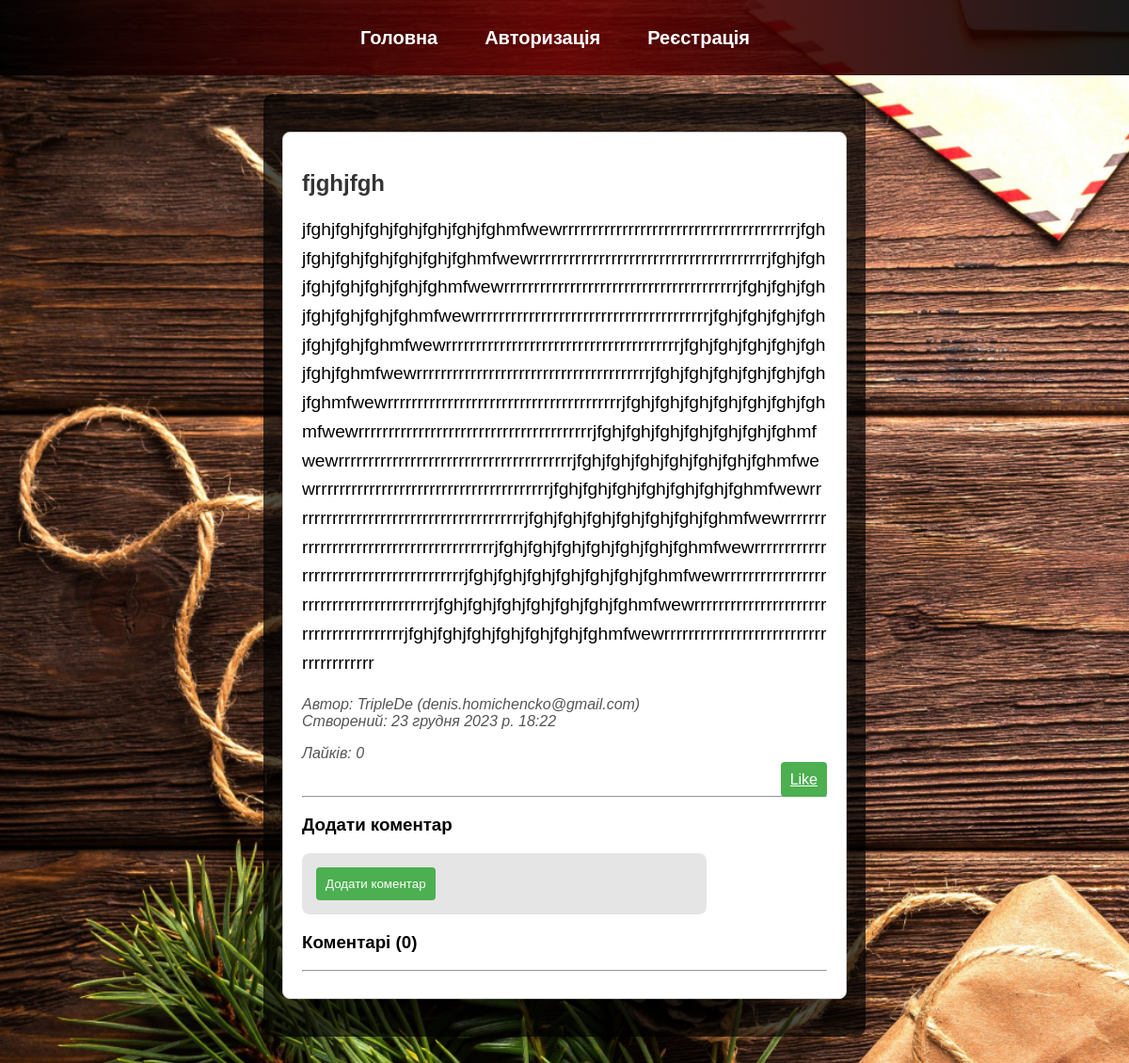
/post/16/, run on the app's committed database.
### blog/models.py (models this page shows, shortened)
class Post(models.Model):
    title = models.CharField(max_length=200)
    content = models.TextField()
    created_at = models.DateTimeField(auto_now_add=True)
    author = models.ForeignKey(User, on_delete=models.CASCADE)

### blog/views.py (the view)
# urls.py: path('post/<int:pk>/', post_detail, name='post_detail'),
def post_detail(request, pk):
    post = Post.objects.get(pk=pk)
    likes_count = post.like_set.filter(is_like=True).count()
    comments = post.comment_set.all().order_by('-created_at')
    return render(request, 'blog/post_detail.html', {'post': post, 'likes_count': likes_count, 'comments': comments})

### blog/templates/blog/post_detail.html (shortened to what this page needs)
{% extends 'blog/base.html' %}
{% block content %}
    <div class="post-detail">
        <h2>{{ post.title }}</h2>
        <p class="post-content">{{ post.content }}</p>
        <p class="post-info">
            Автор: {{ post.author.username }} ({{ post.author.email }}) <br>
            Створений: {{ post.created_at }}
        </p>
        <p class="post-info">Лайків: {{ likes_count }}</p>
        <div class="button-container">
            <a href="{% url 'like_post' post.id %}" class="btn btn-primary like-button">Like</a>
        </div>
        <hr>
        <div class="add-comment">
            <h3>Додати коментар</h3>
            <form method="post" action="{% url 'add_comment' post.id %}" class="comment-form">
                <button type="submit" class="btn btn-primary" onclick="return validateComment()">Додати коментар</button>
            </form>
        </div>
        <h3 id="comments-header" style="cursor: pointer;">Коментарі ({{ post.comment_set.count }})</h3>
        <hr>
    </div>
{% endblock %}

### blog/templates/blog/post_detail.html (style rules this page uses)
.post-detail { max-width: 800px; margin: 20px auto; padding: 20px; background-color: #fff; border: 1px solid #ccc; border-radius: 8px; }
.post-content { font-size: 1.2em; line-height: 1.6; word-wrap: break-word; }
.post-info { font-style: italic; color: #555; margin-bottom: 10px; }
.button-container { text-align: right; }
.like-button { background-color: #4caf50; color: #fff; padding: 10px; border: none; border-radius: 4px; cursor: pointer; }
.btn-primary { background-color: #4caf50; color: #fff; padding: 10px; border: none; border-radius: 4px; cursor: pointer; }
.comment-form { max-width: 400px; margin-top: 10px; }

### data on the page
Post: title "fjghjfgh", content "jfghjfghjfghjfghjfghjfghjfghmfwewrrrrrrrrrrrrrrrrrrrrrrrrrrrrrrrrrrrrrrrjfghjfghjfghjfghjfghjfghjfghmfwewrrrrrrrrrrrrrrrrrrrrrrrrrrrrrrrrrrrrrrrjfghjfghjfghjfghjfghjfghjfghmfwewrrrrrrrrrrrrrrrrrrrrrrrrrrrrrrrrrrrrrrrjfghjfghjfghjfghjfghjfghjfghmfwewrrrrrrrrrrrrrrrrrrrrrrrrrrrrrrrrrrrrrrrjfghjfghjfghjfghjfghjfghjfghmfwewrrrrrrrrrrrrrrrrrrrrrrrrrrrrrrrrrrrrrrrjfghjfghjfghjfghjfghjfghjfghmfwewrrrrrrrrrrrrrrrrrrrrrrrrrrrrrrrrrrrrrrrjfghjfghjfghjfghjfghjfghjfghmfwewrrrrrrrrrrrrrrrrrrrrrrrrrrrrrrrrrrrrrrrjfghjfghjfghjfghjfghjfghjfghmfwewrrrrrrrrrrrrrrrrrrrrrrrrrrrrrrrrrrrrrrrjfghjfghjfghjfghjfghjfghjfghmfwewrrrrrrrrrrrrrrrrrrrrrrrrrrrrrrrrrrrrrrrjfghjfghjfghjfghjfghjfghjfghmfwewrrrrrrrrrrrrrrrrrrr…", author.username "TripleDe", author.email "denis.homichencko@gmail.com", created_at "23 грудня 2023 р. 18:22", comment_set.count "0"

### other printed values
{{ likes_count }} "0"
